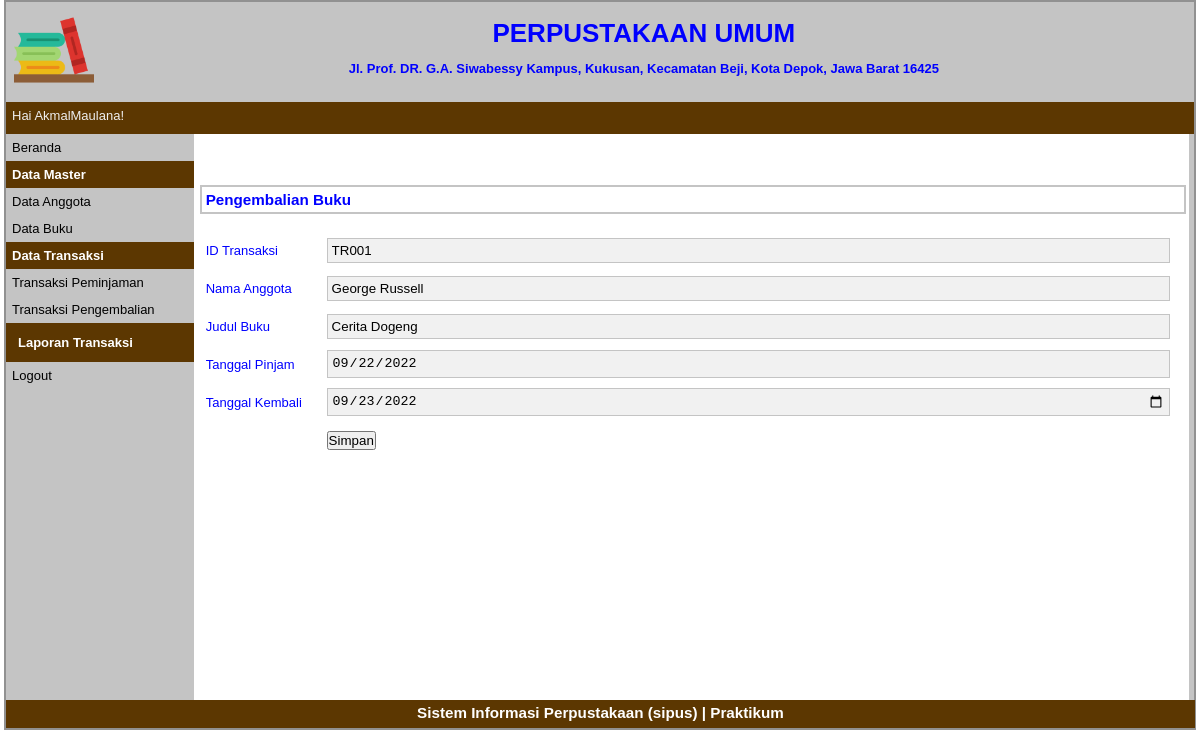
/index.php?p=transaksi-pengembalian-input&id=TR001 (signed in), run on the app's committed database.
### tables this page shows
CREATE TABLE `tbtransaksi` (
  `id_transaksi` varchar(5) NOT NULL,
  `id_anggota` varchar(5) NOT NULL,
  `id_buku` varchar(5) NOT NULL,
  `tgl_pinjam` date NOT NULL,
  `tgl_kembali` date NOT NULL
);

CREATE TABLE `tbanggota` (
  `id_anggota` varchar(20) NOT NULL,
  `nama_anggota` varchar(255) NOT NULL,
  `jenis_kelamin` varchar(255) NOT NULL,
  `nomor_tlp` int(255) NOT NULL,
  `email` varchar(255) NOT NULL,
  `alamat` varchar(255) NOT NULL,
  `status` varchar(255) NOT NULL,
  `foto` varchar(255) NOT NULL
);

CREATE TABLE `buku` (
  `id_buku` varchar(5) NOT NULL,
  `judul_buku` varchar(50) NOT NULL,
  `kategori` varchar(50) NOT NULL,
  `pengarang` varchar(50) NOT NULL,
  `penerbit` varchar(50) NOT NULL,
  `status` varchar(10) NOT NULL
);

### pages/transaksi-pengembalian-input.php (the view)
<?php
	include 'koneksi.php';
    $id_transaksi=$_GET['id'];
    $query_join  = "SELECT
    tbtransaksi.id_transaksi,
    tbtransaksi.id_anggota,
    tbanggota.nama_anggota,
    tbtransaksi.id_buku,
    buku.judul_buku,
    tbtransaksi.tgl_pinjam,
    tbtransaksi.tgl_kembali,
	tbanggota.status
FROM tbtransaksi
JOIN tbanggota
    ON tbtransaksi.id_anggota = tbanggota.id_anggota
JOIN buku
    ON tbtransaksi.id_buku = buku.id_buku
WHERE id_transaksi = '$id_transaksi'";
	$q_tampil_transaksi=mysqli_query($db, $query_join);
	$r_tampil_transaksi=mysqli_fetch_array($q_tampil_transaksi);
?>
<div id="label-page"><h3>Pengembalian Buku</h3></div>
<div id="content">
	<form action="proses/transaksi-pengembalian-proses.php" method="post" enctype="multipart/form-data">
	<table id="tabel-input">
		<tr>
			<td class="label-formulir">ID Transaksi</td>
			<td class="isian-formulir"><input type="text" name="id_transaksi" value="<?php echo $r_tampil_transaksi['id_transaksi']; ?>" readonly="readonly" class="isian-formulir isian-formulir-border warna-formulir-disabled"></td>
		</tr>
		<tr>
			<td class="label-formulir">Nama Anggota</td>
			<td class="isian-formulir"><input type="text" name="nama_anggota" value="<?php echo $r_tampil_transaksi['nama_anggota']; ?>" readonly="readonly" class="isian-formulir isian-formulir-border warna-formulir-disabled"></td>
		</tr>
        <tr>
			<td class="label-formulir">Judul Buku</td>
			<td class="isian-formulir"><input type="text" name="judul_buku" value="<?php echo $r_tampil_transaksi['judul_buku']; ?>" readonly="readonly" class="isian-formulir isian-formulir-border warna-formulir-disabled"></td>
		</tr>
		<tr>
			<td class="label-formulir">Tanggal Pinjam</td>
			<td class="isian-formulir"><input type="date" name="tgl_pinjam" value="<?php echo $r_tampil_transaksi['tgl_pinjam']; ?>" readonly="readonly" class="isian-formulir isian-formulir-border warna-formulir-disabled"></td>
		</tr>
        <tr>
			<td class="label-formulir">Tanggal Kembali</td>
			<td class="isian-formulir"><input type="date" name="tgl_kembali" value="<?php echo $r_tampil_transaksi['tgl_kembali']; ?>" class="isian-formulir isian-formulir-border warna-formulir-disabled"></td>
		</tr>
		<tr>
			<td class="label-formulir"></td>
			<td class="isian-formulir"><input type="submit" name="simpan" value="Simpan" id="tombol-simpan"></td>
		</tr>
	</table>
	</form>
</div>

### style.css (style rules this page uses)
* { margin:0px; padding:0px }
body { font-family:sans-serif; font-size:13px; color:blue; }
#label-page { margin-top:6px; margin-bottom:6px; margin-left:6px; border:2px solid #C4C4C4; padding:4px; width:97.9%; }
#content { float:left; width:96.8%; min-height:454px; background-image : border:2px solid #C4C4C4; padding:10px; margin-bottom:6px; }
#tabel-input { width:100%; }
.label-formulir { width:12%; height:36px; margin:20px; }
.isian-formulir { width:80%; padding:4px; width:99.8%; }
.isian-formulir-border { border:1px solid #C4C4C4; }
.warna-formulir-disabled { background-color:#F1F1F1; }

### data on the page
tbtransaksi: id_transaksi "TR001", nama_anggota "George Russell", judul_buku "Cerita Dogeng", tgl_pinjam "09/22/2022", tgl_kembali "09/23/2022"

### other printed values
$_SESSION['sesi'] "AkmalMaulana"
